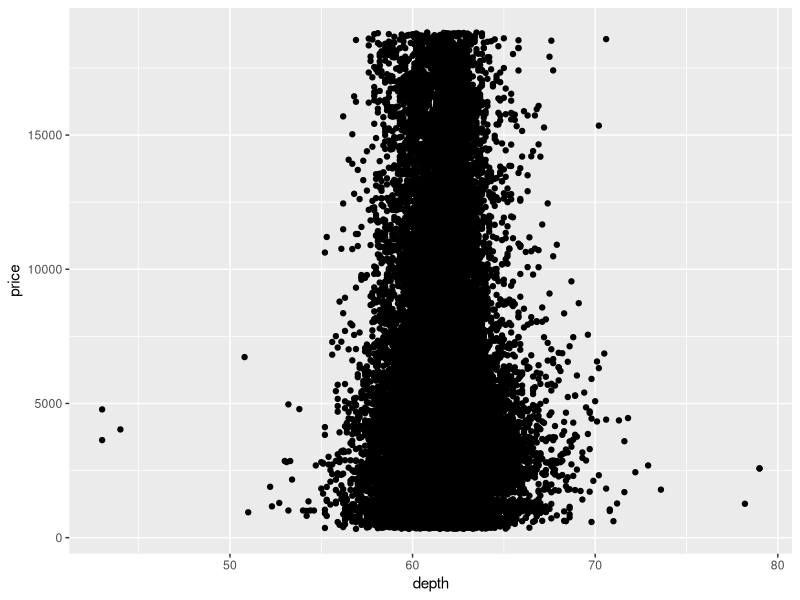
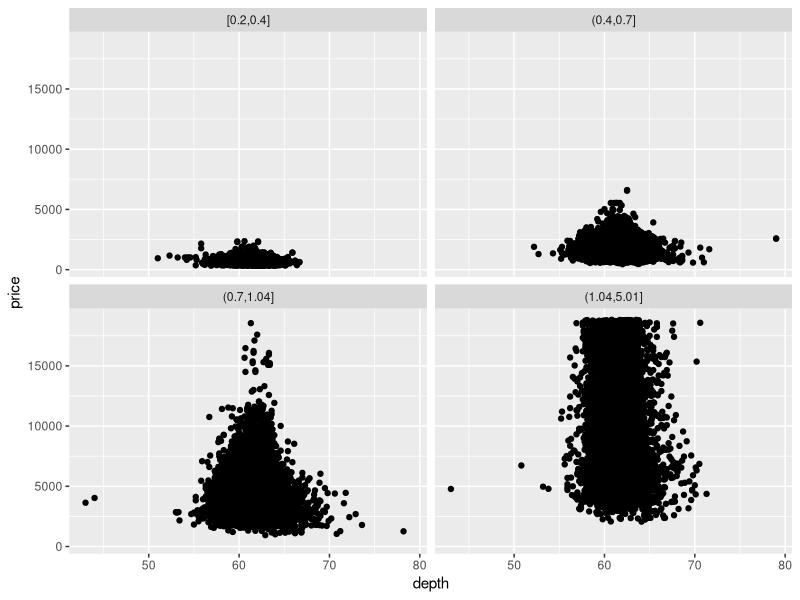
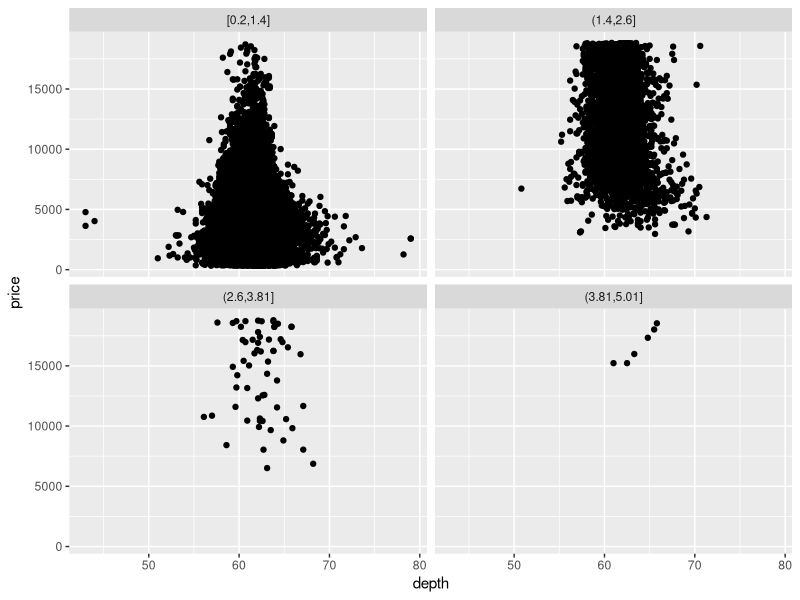
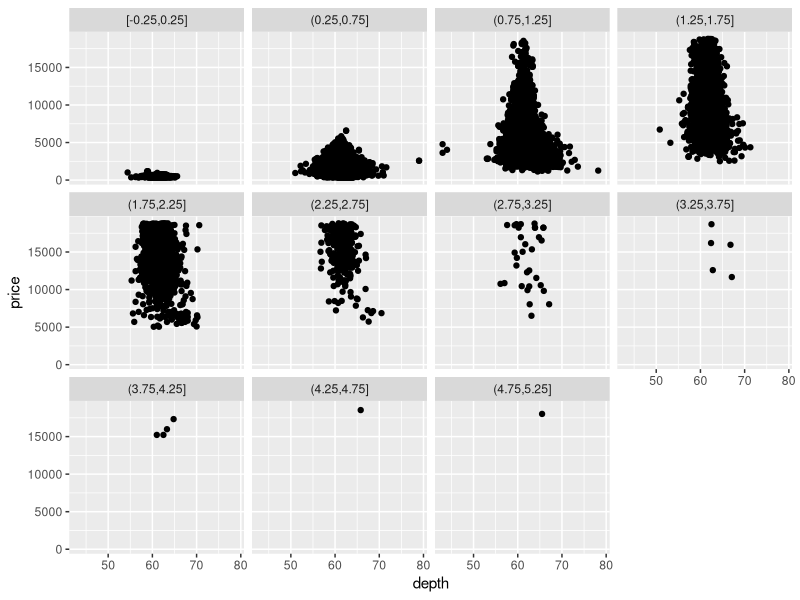

These charts were generated, in order, by the following R code:
## ---- chunk 1
library(ggplot2)
data(diamonds)
## ---- chunk 2
ggplot(diamonds, aes(depth, price)) + 
  geom_point()
## ---- chunk 3
ggplot(diamonds, aes(depth, price)) + 
  geom_point() + 
  facet_wrap(~ cut_number(carat, 4))
## ---- chunk 4
ggplot(diamonds, aes(depth, price)) + 
  geom_point() + 
  facet_wrap(~ cut_interval(carat, 4))
## ---- chunk 5
ggplot(diamonds, aes(depth, price)) + 
  geom_point() + 
  facet_wrap(~ cut_width(carat, 0.5))
